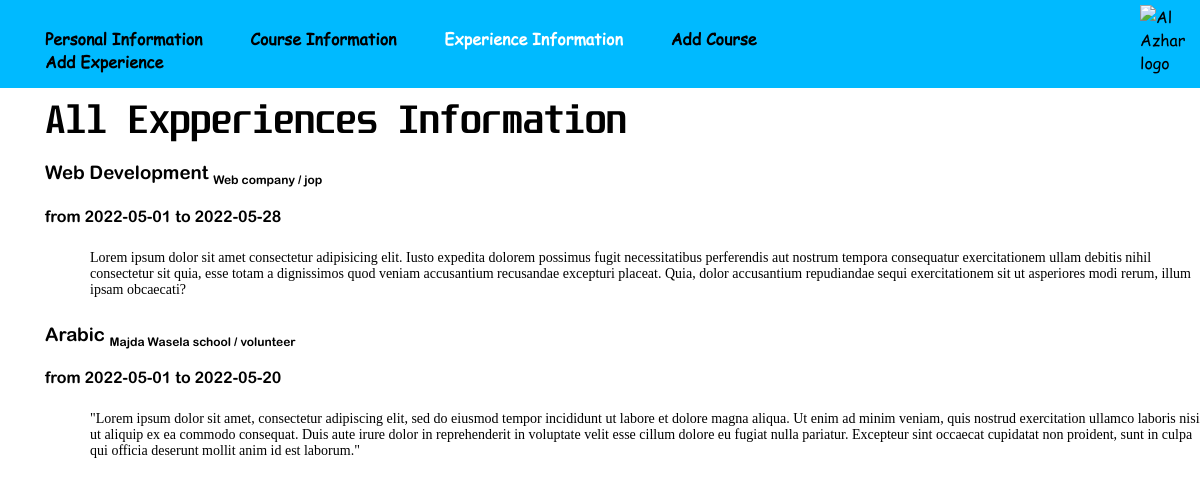
The app's page /PHP/ViewExperience.php with its own data.
### tables this page shows
CREATE TABLE `experiences` (
  `id` int(11) NOT NULL,
  `experiencesCategory` char(255) NOT NULL,
  `experiences` char(100) NOT NULL,
  `startMonth` date NOT NULL,
  `endMonth` date NOT NULL,
  `institution` char(255) NOT NULL,
  `description` text NOT NULL
);

### PHP/ViewExperience.php (the view, shortened to what this page needs)
<?php
$connD = mysqli_connect('localhost','root','root','cvwebsite');
$sqlSelect = 'SELECT * FROM experiences';
$result = mysqli_query($connD,$sqlSelect);
$experiences = mysqli_fetch_all($result,MYSQLI_ASSOC);
?>
<!DOCTYPE html>
<html lang="en">
<head>
    <link rel="stylesheet" href="../CSS/MyStyle.css">
</head>
<body>
    <div class="header">
        <div class="navbar">
            <div class="nav">
                <div class="list">
                    <li class="list-item "><a href="Home.php" class="link-nav ">personal information</a></li>
                    <li class="list-item "><a href="ViewCourses.php" class="link-nav ">course information</a></li>
                    <li class="list-item "><a href="ViewExperience.php" class="link-nav current">experience
                            information</a></li>
                    <li class="list-item "><a href="AddCourse.php" class="link-nav">add course</a></li>
                    <li class="list-item "><a href="AddExperience.php" class="link-nav">add experience</a></li>
                </div>
            </div>
            <div class="logo">
                <img src="../Images/azharLogo.png" alt="Al Azhar logo" id="alazharLogo" />
            </div>
        </div>
        <div class="header-content">
            <div class="header-content-item">
                <h1 id="home-heading">
                    <span class="capital">a</span>ll
                    <span class="capital">e</span>xpperiences
                    <span class="capital">i</span>nformation
                </h1>
                <div class="experiencesInformationDiv">
                    <?php foreach($experiences as $experience): ?>
                    <h3 class="experiencesTitleHeading"><?php echo htmlspecialchars($experience['experiences']); ?>
                        <sub class="institutionName"><?php echo htmlspecialchars($experience['institution']); ?> /
                            <span
                                class="experiencesCategory"><?php echo htmlspecialchars($experience['experiencesCategory']); ?></span>
                        </sub>
                    </h3>
                    <h4 class="startEndDate">from
                        <span class="startDateSpan"><?php echo htmlspecialchars($experience['startMonth']); ?></span>
                        to
                        <span class="endDateSpan"><?php echo htmlspecialchars($experience['endMonth']); ?></span>
                    </h4>
                    <p class="experienceDescriptionPara">
                        <?php echo htmlspecialchars($experience['description']); ?>
                    </p>
                    <?php endforeach; ?>
                </div>
            </div>
        </div>
    </div>
</body>
</html>

### CSS/MyStyle.css (style rules this page uses)
* { margin: 0px; padding: 0px; box-sizing: border-box; }
.capital { text-transform: capitalize; }
body { font-family: Tahoma; }
.navbar { position: fixed; width: 100%; overflow: hidden; font-family: "Comic Sans MS"; background-color: #00BAFF; }
.nav { float: left; width: 70%; text-align: left; margin: 27px 0px 15px 45px; }
.nav .list { list-style-type: none; }
.list .list-item { display: inline-block; }
.list .link-nav { text-decoration: none; text-transform: capitalize; margin-right: 43px; font-weight: bold; color: black; }
.list .current { color: white; }
.logo { float: right; width: 60px; padding-top: 5px; }
#alazharLogo { height: 60px; }
.header-content { height: 100vh; }
.header-content-item { text-align: left; padding-top: 85px; }
#home-heading { margin-left: 45px; margin-bottom: 20px; font-family: Unispace; font-size: 34px; }
.header-content-item { padding-top: 100px; }
.experiencesInformationDiv { margin-left: 45px; margin-bottom: 50px; }
.experiencesTitleHeading, .startEndDate { margin-bottom: 20px; margin-top: 20px; font-family: "Arial Rounded MT"; }
.institutionName { font-size: 12px; }
.header-content-item p { padding: 5px 0px 5px 45px; font-size: 14px; }

### records on screen
experiences: experiences "Web Development", institution "Web company", experiencesCategory "jop", startMonth "2022-05-01", endMonth "2022-05-28", description "Lorem ipsum dolor sit amet consectetur adipisicing elit. Iusto expedita dolorem possimus fugit necessitatibus perferendis aut nostrum tempora consequatur exercitationem ullam debitis nihil consectetur sit quia, esse totam a dignissimos quod veniam accusantium recusandae excepturi placeat. Quia, dolor accusantium repudiandae sequi exercitationem sit ut asperiores modi rerum, illum ipsam obcaecati?"
experiences: experiences "Arabic", institution "Majda Wasela school", experiencesCategory "volunteer", startMonth "2022-05-01", endMonth "2022-05-20", description "\"Lorem ipsum dolor sit amet, consectetur adipiscing elit, sed do eiusmod tempor incididunt ut labore et dolore magna aliqua. Ut enim ad minim veniam, quis nostrud exercitation ullamco laboris nisi ut aliquip ex ea commodo consequat. Duis aute irure dolor in reprehenderit in voluptate velit esse cillum dolore eu fugiat nulla pariatur. Excepteur sint occaecat cupidatat non proident, sunt in culpa qui officia deserunt mollit anim id est laborum.\""
